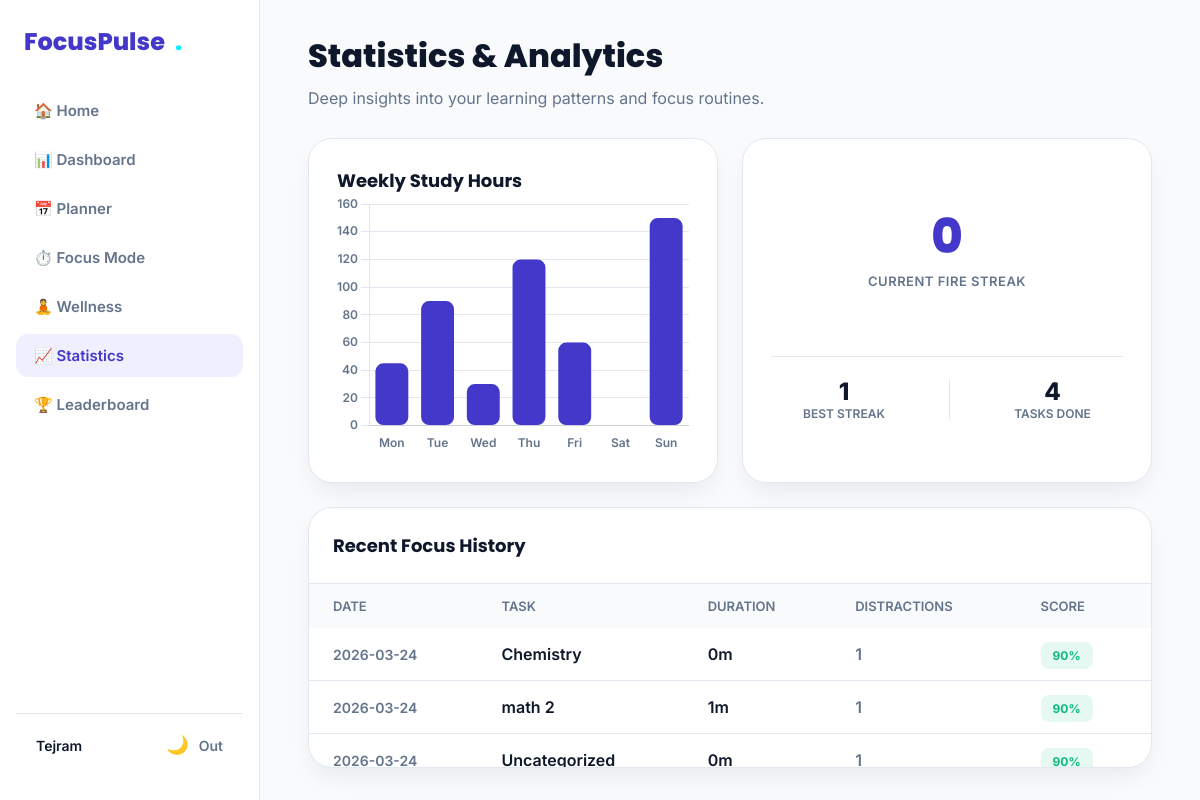
The app's page /statistics (signed in) with its own data.
### tables this page shows
CREATE TABLE users (
                id INTEGER PRIMARY KEY AUTOINCREMENT,
                username TEXT UNIQUE NOT NULL,
                email TEXT UNIQUE NOT NULL,
                password_hash TEXT NOT NULL,
                created_at TIMESTAMP DEFAULT CURRENT_TIMESTAMP
            , current_streak INTEGER DEFAULT 0, best_streak INTEGER DEFAULT 0, last_active_date TEXT);

CREATE TABLE focus_sessions (
                id INTEGER PRIMARY KEY AUTOINCREMENT,
                user_id INTEGER NOT NULL,
                task_title TEXT,
                date TEXT DEFAULT (date('now', 'localtime')),
                duration INTEGER NOT NULL,
                distraction_count INTEGER DEFAULT 0,
                focus_score INTEGER DEFAULT 100,
                notes TEXT,
                created_at TIMESTAMP DEFAULT CURRENT_TIMESTAMP,
                FOREIGN KEY (user_id) REFERENCES users(id) ON DELETE CASCADE
            );

### app.py (the view)
@app.route("/statistics")
@login_required
def statistics():
    user_id = session["user_id"]
    conn = get_db_connection()
    completed_tasks = 0
    recent_sessions = []
    try:
        completed_tasks = conn.execute(
            "SELECT COUNT(*) AS count FROM tasks WHERE user_id = ? AND status = 'Completed'",
            (user_id,)
        ).fetchone()["count"]
        recent_sessions = conn.execute(
            """
            SELECT * FROM focus_sessions
            WHERE user_id = ?
            ORDER BY created_at DESC
            LIMIT 10
            """,
            (user_id,)
        ).fetchall()
    except Exception as e:
        print(f"Error fetching statistics: {e}")
    streak_info = get_user_streak(user_id)
    conn.close()
    return render_template("statistics.html",
        completed_tasks=completed_tasks,
        recent_sessions=recent_sessions,
        current_streak=streak_info["current_streak"],
        best_streak=streak_info["best_streak"]
    )

### app.py (called while the page is built)
def get_db_connection():
    conn = sqlite3.connect(DATABASE)
    conn.row_factory = sqlite3.Row
    return conn

def login_required(f):
    @wraps(f)
    def decorated_function(*args, **kwargs):
        if "user_id" not in session:
            flash("Please log in to access this page", "error")
            return redirect(url_for("login"))
        return f(*args, **kwargs)
    return decorated_function

### templates/statistics.html (shortened to what this page needs)
<!DOCTYPE html>
<html lang="en">
<head>
    <link rel="stylesheet" href="{{ url_for('static', filename='css/style.css') }}">
    <link rel="stylesheet" href="{{ url_for('static', filename='css/modern.css') }}">
</head>
<body>
    <div class="app-container">
        <aside class="app-sidebar" id="sidebar">
            <div class="logo">FocusPulse <span style="color:var(--electric-cyan);">.</span></div>
            <nav class="app-nav">
                <a href="{{ url_for('home') }}">🏠 Home</a>
                <a href="{{ url_for('dashboard') }}">📊 Dashboard</a>
                <a href="{{ url_for('planner') }}">📅 Planner</a>
                <a href="{{ url_for('focus') }}">⏱️ Focus Mode</a>
                <a href="{{ url_for('wellness') }}">🧘 Wellness</a>
                <a href="{{ url_for('statistics') }}" class="active">📈 Statistics</a>
                <a href="{{ url_for('leaderboard') }}">🏆 Leaderboard</a>
            </nav>
            <div class="app-sidebar-footer">
                <div style="font-weight:600; font-size:14px;">{{ session.get('user_name', 'Student') }}</div>
                <div style="display:flex; gap:10px; align-items:center;">
                    <button id="themeToggleBtn"
                        style="background:transparent; border:none; cursor:pointer; font-size:18px;">🌙</button>
                    <a href="{{ url_for('logout') }}"
                        style="color:var(--core-muted); text-decoration:none; font-size:14px; font-weight:600;">Out</a>
                </div>
            </div>
        </aside>
        <div style="flex:1; display:flex; flex-direction:column; overflow:hidden;">
            <main class="app-main">
                <div style="margin-bottom: 30px;">
                    <h2 style="font-size:32px; font-weight:800; margin-bottom:8px; color:var(--core-text);">Statistics &
                        Analytics</h2>
                    <p style="color:var(--core-muted); font-size:16px;">Deep insights into your learning patterns and
                        focus routines.</p>
                </div>
                <div
                    style="display:grid; grid-template-columns: repeat(auto-fit, minmax(300px, 1fr)); gap:24px; margin-bottom:24px;">
                    <div class="m-card">
                        <h3 style="margin-top:0; font-size:18px;">Weekly Study Hours</h3>
                        <div style="width:100%; height:260px;">
                            <canvas id="weeklyChart"></canvas>
                        </div>
                    </div>
                    <div class="m-card" style="display:flex; flex-direction:column; justify-content:space-around;">
                        <div style="text-align:center;">
                            <span
                                style="font-size:48px; font-weight:800; color:var(--indigo-primary); font-family:'Poppins', sans-serif;">{{
                                current_streak }}</span>
                            <p
                                style="margin:0; color:var(--core-muted); font-weight:600; text-transform:uppercase; font-size:13px; letter-spacing:0.5px;">
                                Current Fire Streak</p>
                        </div>
                        <div
                            style="display:flex; justify-content:space-around; border-top:1px solid var(--core-border); padding-top:20px; align-items:center;">
                            <div style="text-align:center;">
                                <span style="font-size:24px; font-weight:800; color:var(--core-text);">{{ best_streak
                                    }}</span>
                                <p
                                    style="margin:0; color:var(--core-muted); font-size:12px; font-weight:600; text-transform:uppercase;">
                                    Best Streak</p>
                            </div>
                            <div style="text-align:center;">
                                <span style="font-size:24px; font-weight:800; color:var(--core-text);">{{
                                    completed_tasks }}</span>
                                <p
                                    style="margin:0; color:var(--core-muted); font-size:12px; font-weight:600; text-transform:uppercase;">
                                    Tasks Done</p>
                            </div>
                        </div>
                    </div>
                </div>
                <div class="m-card" style="padding:0; overflow:hidden;">
                    <div style="padding:24px; border-bottom:1px solid var(--core-border);">
                        <h3 style="margin:0; font-size:18px;">Recent Focus History</h3>
                    </div>
                    {% if recent_sessions %}
                    <table style="width:100%; border-collapse:collapse; text-align:left;">
                        <thead>
                            <tr
                                style="background:var(--core-bg); color:var(--core-muted); font-size:13px; text-transform:uppercase;">
                                <th style="padding:14px 24px; font-weight:600;">Date</th>
                                <th style="padding:14px 24px; font-weight:600;">Task</th>
                                <th style="padding:14px 24px; font-weight:600;">Duration</th>
                                <th style="padding:14px 24px; font-weight:600;">Distractions</th>
                                <th style="padding:14px 24px; font-weight:600;">Score</th>
                            </tr>
                        </thead>
                        <tbody>
                            {% for session in recent_sessions %}
                            <tr style="border-bottom:1px solid var(--core-border);">
                                <td
                                    style="padding:16px 24px; color:var(--core-muted); font-weight:600; font-size:14px;">
                                    {{ session["date"] }}</td>
                                <td style="padding:16px 24px; font-weight:600; color:var(--core-text);">{{
                                    session["task_title"] or "Uncategorized" }}</td>
                                <td style="padding:16px 24px; color:var(--core-text); font-weight:600;">{{
                                    session["duration"] }}m</td>
                                <td style="padding:16px 24px; color:var(--core-muted); font-weight:600;">{{
                                    session["distraction_count"] }}</td>
                                <td style="padding:16px 24px;">
                                    <span
                                        style="background:rgba(16, 185, 129, 0.1); color:var(--success-green); padding:6px 12px; border-radius:8px; font-size:12px; font-weight:700;">{{
                                        session["focus_score"] }}%</span>
                                </td>
                            </tr>
                            {% endfor %}
                        </tbody>
                    </table>
                    {% else %}
                    <div style="padding:40px 24px; text-align:center; color:var(--core-muted);">No focus sessions
                        recorded yet.</div>
                    {% endif %}
                </div>
            </main>
        </div>
    </div>
    <script>
        const ctx = document.getElementById('weeklyChart').getContext('2d');
        const isDark = document.documentElement.getAttribute('data-theme') === 'dark';
        const gridColor = isDark ? '#1f2937' : '#e2e8f0';
        const textColor = isDark ? '#94a3b8' : '#64748b';
        new Chart(ctx, {
            type: 'bar',
            data: {
                labels: ['Mon', 'Tue', 'Wed', 'Thu', 'Fri', 'Sat', 'Sun'],
                datasets: [{
                    label: 'Focus Minutes',
                    data: [45, 90, 30, 120, 60, 0, 150], // Dummy aesthetic data
                    backgroundColor: '#4338ca',
                    borderRadius: 8,
                    borderSkipped: false
                }]
            },
            options: {
                responsive: true,
                maintainAspectRatio: false,
                plugins: {
                    legend: { display: false }
                },
                scales: {
                    y: {
                        beginAtZero: true,
                        grid: { color: gridColor },
                        ticks: { color: textColor, font: { family: 'Inter', weight: 600 } }
                    },
                    x: {
                        grid: { display: false },
                        ticks: { color: textColor, font: { family: 'Inter', weight: 600 } }
                    }
                }
            }
        });
        // Watch for theme changes to update chart (basic implementation)
        document.getElementById('themeToggleBtn').addEventListener('click', () => {
            setTimeout(() => location.reload(), 100);
        });
    </script>
</body>
</html>

### static/css/style.css (style rules this page uses)
* { margin: 0; padding: 0; box-sizing: border-box; }
:root { --bg: #f4f7fb; --surface: #ffffff; --surface-soft: #f8fafc; --text: #0f172a; --muted: #64748b; --border: #dbe3ee; --primary: #2563eb; --primary-dark: #1d4ed8; --indigo: #4f46e5; --indigo-dark: #4338ca; --success: #16a34a; --success-dark: #15803d; --danger: #dc2626; --danger-dark: #b91c1c; --shadow: 0 10px 25px rgba(15, 23, 42, 0.08); --shadow-hover: 0 16px 35px rgba(15, 23, 42, 0.12); --radius: 18px; }
body { font-family: "Inter", "Segoe UI", Arial, sans-serif; background: linear-gradient(180deg, #eef3f9 0%, #f7f9fc 100%); color: var(--text); min-height: 100vh; }

### static/css/modern.css (style rules this page uses)
:root { --core-bg: #f8fafc; --core-surface: #ffffff; --core-text: #0f172a; --core-muted: #64748b; --core-border: #e2e8f0; --deep-blue: #0b132b; --electric-cyan: #00f0ff; --indigo-primary: #4338ca; --indigo-light: #6366f1; --indigo-dark: #3730a3; --streak-orange: #f97316; --streak-red: #ef4444; --success-green: #10b981; --achievement-gold: #f59e0b; --card-shadow: 0 12px 24px -6px rgba(15, 23, 42, 0.08); --card-hover-shadow: 0 20px 30px -8px rgba(15, 23, 42, 0.12); --card-radius: 24px; font-family: 'Inter', sans-serif; }
body { background: var(--core-bg); color: var(--core-text); font-family: 'Inter', sans-serif; margin: 0; padding: 0; }
h1, h2, h3, h4, .logo, .nav-links a { font-family: 'Poppins', sans-serif; }
.app-container { display: flex; height: 100vh; overflow: hidden; background: var(--core-bg); }
.app-sidebar { width: 260px; background: var(--core-surface); border-right: 1px solid var(--core-border); display: flex; flex-direction: column; padding: 24px 0; z-index: 50; transition: transform 0.3s ease; }
.app-sidebar .logo { font-size: 24px; font-weight: 800; color: var(--indigo-primary); padding: 0 24px 30px; display: flex; align-items: center; gap: 10px; }
.app-sidebar .logo span { color: var(--electric-cyan); }
.app-nav { flex: 1; display: flex; flex-direction: column; gap: 6px; padding: 0 16px; }
.app-nav a { display: flex; align-items: center; gap: 14px; padding: 12px 18px; border-radius: 12px; color: var(--core-muted); text-decoration: none; font-weight: 600; font-size: 15px; transition: all 0.2s ease; }
.app-nav a.active, .app-nav a:hover { background: rgba(99, 102, 241, 0.1); color: var(--indigo-primary); }
.app-sidebar-footer { padding: 20px; border-top: 1px solid var(--core-border); margin: 0 16px; display: flex; align-items: center; justify-content: space-between; }
.app-main { flex: 1; display: flex; flex-direction: column; overflow-y: auto; padding: 32px 48px; background: linear-gradient(180deg, var(--core-bg) 0%, rgba(248, 250, 252, 0) 100%); }
.m-card { background: var(--core-surface); border-radius: var(--card-radius); padding: 28px; box-shadow: var(--card-shadow); border: 1px solid var(--core-border); transition: transform 0.25s ease, box-shadow 0.25s ease; }

### records on screen
users: get "Tejram"
focus_sessions: date "2026-03-24", task_title "Chemistry", duration "0", distraction_count "1", focus_score "90"
focus_sessions: date "2026-03-24", task_title "math 2", duration "1", distraction_count "1", focus_score "90"
focus_sessions: date "2026-03-24", task_title "Uncategorized", duration "0", distraction_count "1", focus_score "90"

### other values on screen
{{ current_streak }} "0"
{{ best_streak }} "1"
{{ completed_tasks }} "4"
